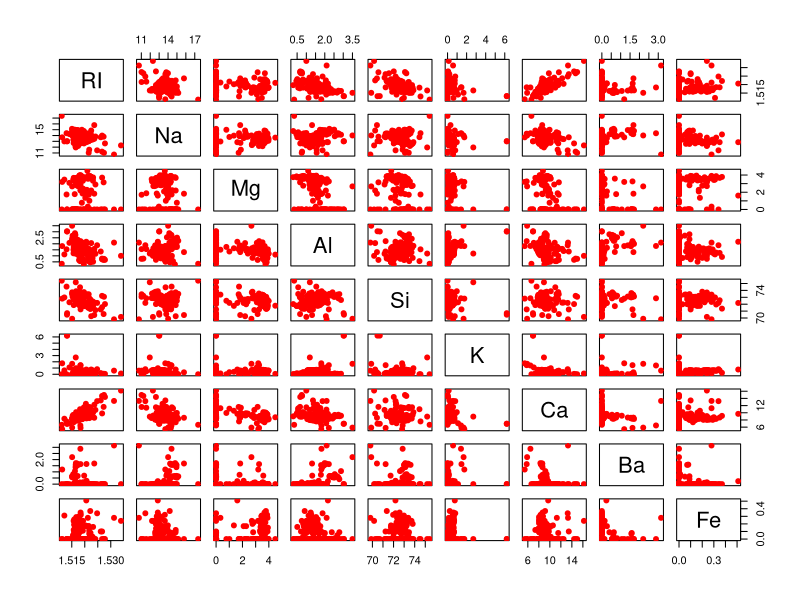

Recreate this plot in R. (Note: this script raises an error after producing the figure.)
# multivariate data practice in R by sangmin

# information of data
library(mlbench)
data("Glass")
myds <- Glass

# scatter plot and correlation analysis without Type
pairs(myds[, -10], pch=19, col="red")
cor(myds[, -10])

# group by Type
point <- as.factor(myds$Type)
color <- c("red", "blue", "green", "yellow", "black", "brown", "purple")
pairs(myds[, -10], pch=c(point), col=color[point])


# information of data
years <- 1875:1972
hlevel <- as.vector(LakeHuron)

# line graph
plot(hlevel~years, type="l", lwd=2, col="blue",
     main="LakeHuron")
